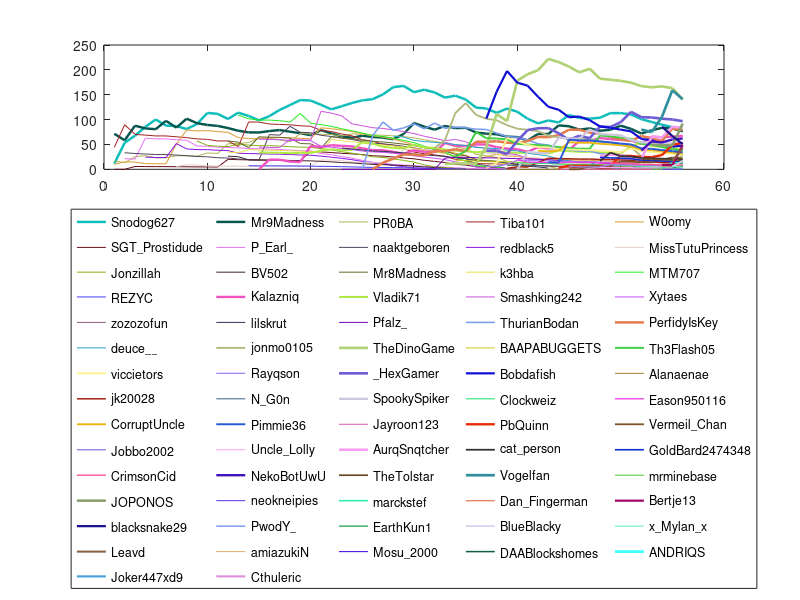

This figure's MATLAB source:
clear
close all

%%%%%%%%%%%%%%%%%%%%%%%%%%%%%%%%%%%%%%%%%%%%%%%%%%%%%%%%%%%%%%%%%%%%%%%%%%%
% UltraHardCore Team Selector
%%%%%%%%%%%%%%%%%%%%%%%%%%%%%%%%%%%%%%%%%%%%%%%%%%%%%%%%%%%%%%%%%%%%%%%%%%%
% This code was made to randomly assemble teams for The Diorite Experts
% UltraHardCore. However, this code can also be used for different UHC
% competitions, providing a similar ranking system is adopted.
% See more at: https://github.com/Snodog627/TheDioriteExpertsUHC

% The code at first defines the players and their scores. The players that
% are participating in the current season are then selected and some
% simulation criteria may be specified. New players' scores are denoted by
% NaN.

%% Information
addpath('Data','Functions','Figures')
load('DataS54.mat')

%% Visualization
NoP = size(Players,2);
NoS = size(Seasons,2);
legdata = cell(NoP,1);
for i = 1:NoP
    if ~isnan(Players(i).RankPosition(NoS))
        LineSize = 2*(1 - (Players(i).RankPosition(NoS)-0.5)/NoP);
    else
        LineSize = 0.1;
    end
    Col = rand(1,3);
    legdata{i} = Players(i).PlayerName;
    
    figure(1)
    plot(1:NoS,Players(i).RankHistory,'LineWidth',LineSize,'Color',Col)
    hold on
end
legend(legdata,'location','southoutside','Interpreter','none', "Orientation", "horizontal", ...
    "NumColumns", 5)
